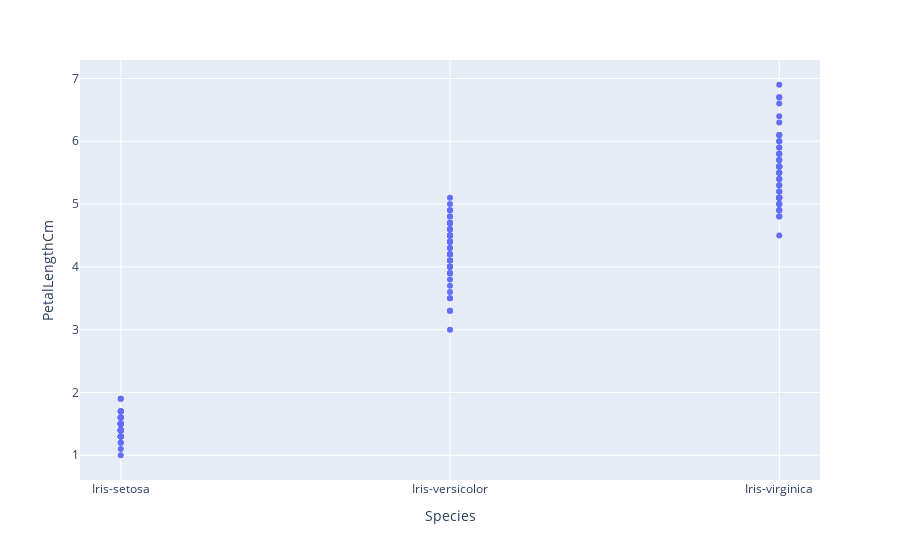

Notebook code cell kept with this figure:
### Code cell
# Visualization of the data (petal length)
px.scatter(iris,x='Species',y='PetalLengthCm')

### Figure 1 — Plotly figure (JSON) as saved in the notebook; plotly's stock layout.template omitted (floating-point values rounded to 4 significant figures; data arrays with more than 128 entries replaced by an {"elided": "..."} marker saying what was removed)
{"data": [{"hovertemplate": "Species=%{x}<br>PetalLengthCm=%{y}<extra></extra>", "legendgroup": "", "marker": {"color": "#636efa", "symbol": "circle"}, "mode": "markers", "name": "", "orientation": "v", "showlegend": false, "type": "scatter", "x": {"elided": "150 str values"}, "xaxis": "x", "y": {"elided": "150 float values"}, "yaxis": "y"}], "layout": {"legend": {"tracegroupgap": 0}, "margin": {"t": 60}, "xaxis": {"anchor": "y", "domain": [0, 1], "title": {"text": "Species"}}, "yaxis": {"anchor": "x", "domain": [0, 1], "title": {"text": "PetalLengthCm"}}}}
